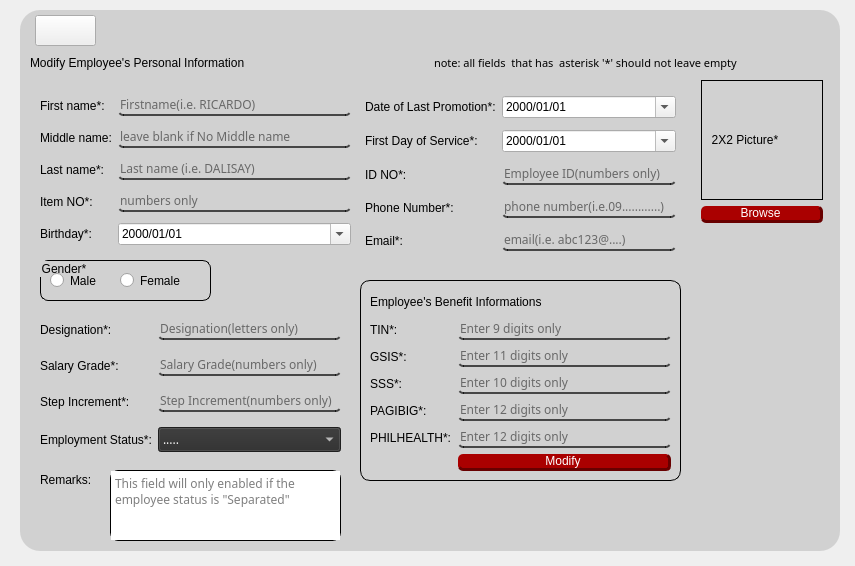
<?xml version="1.0" encoding="UTF-8"?>
<ui version="4.0">
 <class>MainWindow</class>
 <widget class="QMainWindow" name="MainWindow">
  <property name="geometry">
   <rect>
    <x>0</x>
    <y>0</y>
    <width>855</width>
    <height>566</height>
   </rect>
  </property>
  <property name="sizePolicy">
   <sizepolicy hsizetype="Preferred" vsizetype="Preferred">
    <horstretch>0</horstretch>
    <verstretch>0</verstretch>
   </sizepolicy>
  </property>
  <property name="minimumSize">
   <size>
    <width>0</width>
    <height>0</height>
   </size>
  </property>
  <property name="windowTitle">
   <string>Modify_Information</string>
  </property>
  <property name="windowIcon">
   <iconset resource="icons.qrc">
    <normaloff>:/iconss/header.png</normaloff>:/iconss/header.png</iconset>
  </property>
  <property name="windowOpacity">
   <double>1.000000000000000</double>
  </property>
  <property name="styleSheet">
   <string notr="true">*{
color:black;

}
#frameAdd_2{
background-color:rgb(250,250,250)
}
#frame_4{

background-color: rgb(0, 0, 0,32);
color:white;
border-radius:20px;
}
QLabel{
background:transparent;
}
#frame_8{
background:transparent;
border:1px solid black;
border-radius:10px;

}
#groupBox_7{
background:transparent;
border:1px solid black;
border-radius:8px
}
QLineEdit{
background:transparent;
border-bottom:2px solid  rgb(0,0,0,170);
border-radius:5px;
font-size:9pt;
font-family:century gothic;
}
QLineEdit:hover{
background-color: rgb(186, 186, 186);
}
#comboBox_3{
font-family:century gothic;
}
#pushmenuin1{
background-color: rgb(255, 255, 255,40);
}

#pushmenuin1:hover{
background-color: rgb(255, 255, 255);
}
#pushAdd{
background-color: rgb(170, 0, 0);
border-radius:5px;
border-bottom:3px solid rgb(104, 0, 0);
border-right:3px solid  rgb(104, 0, 0);
transition: all 1s;
color:white;
}
#pushAdd:hover{
background-color: rgb(255, 85, 0);
border-bottom:3px solid rgb(130, 43, 0);
border-right:3px solid rgb(130, 43, 0);
}
#pushbrowsepic{
background-color: rgb(170, 0, 0);
border-radius:5px;
border-bottom:3px solid rgb(104, 0, 0);
border-right:3px solid  rgb(104, 0, 0);
transition: all 1s;
color:white;
}
#pushbrowsepic:hover{
background-color: rgb(255, 85, 0);
border-bottom:3px solid rgb(130, 43, 0);
border-right:3px solid rgb(130, 43, 0);
}
#pushtakephoto{
background-color: rgb(170, 0, 0);
border-radius:5px;
border-bottom:3px solid rgb(104, 0, 0);
border-right:3px solid  rgb(104, 0, 0);
transition: all 1s;
color:white;
}
#pushtakephoto:hover{
background-color: rgb(255, 85, 0);
border-bottom:3px solid rgb(130, 43, 0);
border-right:3px solid rgb(130, 43, 0);
}
#textEdit{
border:1px solid black;
border-radius:8px;
font-size:9pt;
font-family:century gothic;

}
#label_2{
font-size:8pt;
font-family:century gothic,bold;

}</string>
  </property>
  <widget class="QWidget" name="centralwidget">
   <property name="styleSheet">
    <string notr="true">*{;
font: 10pt &quot;Impact&quot;;
color:black;

}
#frameAdd_2{
background-color:rgb(255,255,255)
}
#frame_4{

background-color: rgb(0, 0, 0,32);
color:white;
border-radius:20px;
}
QLabel{
background:transparent;
}
#frame_8{
background:transparent;
border:1px solid black;
border-radius:10px;

}
#groupBox_7{
background:transparent;
border:1px solid black;
border-radius:8px
}
QLineEdit{
background:transparent;
border-bottom:2px solid  rgb(0,0,0,170);
border-radius:5px;
font-size:9pt;
font-family:century gothic;
}
QLineEdit:hover{
background-color: rgb(186, 186, 186);
}
#comboBox_3{
font-family:century gothic;
}
#pushmenuin1{
background-color: rgb(255, 255, 255,40);
}

#pushmenuin1:hover{
background-color: rgb(255, 255, 255);
}
#pushAdd{
background-color: rgb(170, 0, 0);
border-radius:5px;
border-bottom:3px solid rgb(104, 0, 0);
border-right:3px solid  rgb(104, 0, 0);
transition: all 1s;
color:white;
}
#pushAdd:hover{
background-color: rgb(255, 85, 0);
border-bottom:3px solid rgb(130, 43, 0);
border-right:3px solid rgb(130, 43, 0);
}
#pushAddpic{
background-color: rgb(170, 0, 0);
border-radius:5px;
border-bottom:3px solid rgb(104, 0, 0);
border-right:3px solid  rgb(104, 0, 0);
transition: all 1s;
color:white;
}
#pushAddpic:hover{
background-color: rgb(255, 85, 0);
border-bottom:3px solid rgb(130, 43, 0);
border-right:3px solid rgb(130, 43, 0);
}
#pushtakephoto{
background-color: rgb(170, 0, 0);
border-radius:5px;
border-bottom:3px solid rgb(104, 0, 0);
border-right:3px solid  rgb(104, 0, 0);
transition: all 1s;
color:white;
}
#pushtakephoto:hover{
background-color: rgb(255, 85, 0);
border-bottom:3px solid rgb(130, 43, 0);
border-right:3px solid rgb(130, 43, 0);
}
#textEdit{
border:1px solid black;
border-radius:8px;
font-size:9pt;
font-family:century gothic;

}
#label_2{
font-size:8pt;
font-family:century gothic,bold;

}</string>
   </property>
   <widget class="QFrame" name="frame_4">
    <property name="geometry">
     <rect>
      <x>20</x>
      <y>10</y>
      <width>820</width>
      <height>541</height>
     </rect>
    </property>
    <property name="sizePolicy">
     <sizepolicy hsizetype="Maximum" vsizetype="Maximum">
      <horstretch>0</horstretch>
      <verstretch>0</verstretch>
     </sizepolicy>
    </property>
    <property name="minimumSize">
     <size>
      <width>820</width>
      <height>460</height>
     </size>
    </property>
    <property name="styleSheet">
     <string notr="true"/>
    </property>
    <widget class="QGroupBox" name="groupBox_7">
     <property name="geometry">
      <rect>
       <x>20</x>
       <y>250</y>
       <width>171</width>
       <height>41</height>
      </rect>
     </property>
     <property name="styleSheet">
      <string notr="true">font: 9pt &quot;Arial Black&quot;;</string>
     </property>
     <property name="title">
      <string>Gender*</string>
     </property>
     <widget class="QRadioButton" name="radioMale_3">
      <property name="geometry">
       <rect>
        <x>10</x>
        <y>10</y>
        <width>50</width>
        <height>21</height>
       </rect>
      </property>
      <property name="text">
       <string>Male</string>
      </property>
     </widget>
     <widget class="QRadioButton" name="radioFemale_3">
      <property name="geometry">
       <rect>
        <x>80</x>
        <y>10</y>
        <width>71</width>
        <height>21</height>
       </rect>
      </property>
      <property name="text">
       <string>Female</string>
      </property>
     </widget>
    </widget>
    <widget class="QFrame" name="frame_8">
     <property name="geometry">
      <rect>
       <x>340</x>
       <y>270</y>
       <width>321</width>
       <height>201</height>
      </rect>
     </property>
     <property name="styleSheet">
      <string notr="true"/>
     </property>
     <layout class="QGridLayout" name="gridLayout_3">
      <item row="3" column="0">
       <widget class="QLabel" name="label_64">
        <property name="styleSheet">
         <string notr="true">font: 9pt &quot;Arial Black&quot;;</string>
        </property>
        <property name="text">
         <string>SSS*:</string>
        </property>
       </widget>
      </item>
      <item row="2" column="0">
       <widget class="QLabel" name="label_63">
        <property name="styleSheet">
         <string notr="true">font: 9pt &quot;Arial Black&quot;;</string>
        </property>
        <property name="text">
         <string>GSIS*:</string>
        </property>
       </widget>
      </item>
      <item row="2" column="1">
       <widget class="QLineEdit" name="lineGsis_3">
        <property name="text">
         <string/>
        </property>
        <property name="placeholderText">
         <string>Enter 11 digits only</string>
        </property>
       </widget>
      </item>
      <item row="4" column="1">
       <widget class="QLineEdit" name="linePagibig_3">
        <property name="text">
         <string/>
        </property>
        <property name="placeholderText">
         <string>Enter 12 digits only</string>
        </property>
       </widget>
      </item>
      <item row="3" column="1">
       <widget class="QLineEdit" name="lineSss_3">
        <property name="text">
         <string/>
        </property>
        <property name="placeholderText">
         <string>Enter 10 digits only</string>
        </property>
       </widget>
      </item>
      <item row="4" column="0">
       <widget class="QLabel" name="label_65">
        <property name="styleSheet">
         <string notr="true">font: 9pt &quot;Arial Black&quot;;</string>
        </property>
        <property name="text">
         <string>PAGIBIG*:</string>
        </property>
       </widget>
      </item>
      <item row="5" column="0">
       <widget class="QLabel" name="label_66">
        <property name="styleSheet">
         <string notr="true">font: 9pt &quot;Arial Black&quot;;</string>
        </property>
        <property name="text">
         <string>PHILHEALTH*:</string>
        </property>
       </widget>
      </item>
      <item row="5" column="1">
       <widget class="QLineEdit" name="linePhil_3">
        <property name="text">
         <string/>
        </property>
        <property name="placeholderText">
         <string>Enter 12 digits only</string>
        </property>
       </widget>
      </item>
      <item row="6" column="1">
       <widget class="QPushButton" name="pushAdd">
        <property name="minimumSize">
         <size>
          <width>10</width>
          <height>0</height>
         </size>
        </property>
        <property name="cursor">
         <cursorShape>PointingHandCursor</cursorShape>
        </property>
        <property name="styleSheet">
         <string notr="true"/>
        </property>
        <property name="text">
         <string>Modify</string>
        </property>
       </widget>
      </item>
      <item row="0" column="0" colspan="2">
       <widget class="QLabel" name="label_67">
        <property name="styleSheet">
         <string notr="true">font: 11pt &quot;Arial Black&quot;;</string>
        </property>
        <property name="text">
         <string>Employee's Benefit Informations</string>
        </property>
       </widget>
      </item>
      <item row="1" column="0">
       <widget class="QLabel" name="label_62">
        <property name="styleSheet">
         <string notr="true">font: 9pt &quot;Arial Black&quot;;</string>
        </property>
        <property name="text">
         <string>TIN*:</string>
        </property>
       </widget>
      </item>
      <item row="1" column="1">
       <widget class="QLineEdit" name="lineTin_3">
        <property name="placeholderText">
         <string>Enter 9 digits only</string>
        </property>
       </widget>
      </item>
     </layout>
    </widget>
    <widget class="QWidget" name="layoutWidget">
     <property name="geometry">
      <rect>
       <x>10</x>
       <y>40</y>
       <width>801</width>
       <height>25</height>
      </rect>
     </property>
     <layout class="QGridLayout" name="gridLayout_7">
      <item row="0" column="0">
       <widget class="QLabel" name="label_70">
        <property name="styleSheet">
         <string notr="true">font: 12pt &quot;Arial Black&quot;;</string>
        </property>
        <property name="text">
         <string>Modify Employee's Personal Information</string>
        </property>
       </widget>
      </item>
      <item row="0" column="1">
       <widget class="QLabel" name="label_2">
        <property name="text">
         <string>note: all fields  that has  asterisk '*' should not leave empty</string>
        </property>
       </widget>
      </item>
     </layout>
    </widget>
    <widget class="QWidget" name="layoutWidget">
     <property name="geometry">
      <rect>
       <x>20</x>
       <y>80</y>
       <width>311</width>
       <height>161</height>
      </rect>
     </property>
     <layout class="QGridLayout" name="gridLayout_2">
      <item row="0" column="0">
       <widget class="QLabel" name="label_53">
        <property name="styleSheet">
         <string notr="true">font: 9pt &quot;Arial Black&quot;;</string>
        </property>
        <property name="text">
         <string>First name*:</string>
        </property>
       </widget>
      </item>
      <item row="4" column="1">
       <widget class="QDateEdit" name="dateEdit_3">
        <property name="cursor">
         <cursorShape>PointingHandCursor</cursorShape>
        </property>
        <property name="styleSheet">
         <string notr="true">font: 10pt &quot;Century Gothic&quot;;
font-color:black;</string>
        </property>
        <property name="displayFormat">
         <string>yyyy/MM/dd</string>
        </property>
        <property name="calendarPopup">
         <bool>true</bool>
        </property>
       </widget>
      </item>
      <item row="0" column="1">
       <widget class="QLineEdit" name="lineFirstname_3">
        <property name="placeholderText">
         <string>Firstname(i.e. RICARDO)</string>
        </property>
       </widget>
      </item>
      <item row="2" column="0">
       <widget class="QLabel" name="label_55">
        <property name="styleSheet">
         <string notr="true">font: 9pt &quot;Arial Black&quot;;</string>
        </property>
        <property name="text">
         <string>Last name*:</string>
        </property>
       </widget>
      </item>
      <item row="2" column="1">
       <widget class="QLineEdit" name="lineLastname_3">
        <property name="placeholderText">
         <string>Last name (i.e. DALISAY)</string>
        </property>
       </widget>
      </item>
      <item row="1" column="0">
       <widget class="QLabel" name="label_54">
        <property name="styleSheet">
         <string notr="true">font: 9pt &quot;Arial Black&quot;;</string>
        </property>
        <property name="text">
         <string>Middle name:</string>
        </property>
       </widget>
      </item>
      <item row="1" column="1">
       <widget class="QLineEdit" name="lineMid_3">
        <property name="placeholderText">
         <string>leave blank if No Middle name</string>
        </property>
       </widget>
      </item>
      <item row="3" column="0">
       <widget class="QLabel" name="label_72">
        <property name="styleSheet">
         <string notr="true">font: 9pt &quot;Arial Black&quot;;</string>
        </property>
        <property name="text">
         <string>Item NO*:</string>
        </property>
       </widget>
      </item>
      <item row="3" column="1">
       <widget class="QLineEdit" name="linePhone_9">
        <property name="placeholderText">
         <string>numbers only</string>
        </property>
       </widget>
      </item>
      <item row="4" column="0">
       <widget class="QLabel" name="label_56">
        <property name="styleSheet">
         <string notr="true">font: 9pt &quot;Arial Black&quot;;</string>
        </property>
        <property name="text">
         <string>Birthday*:</string>
        </property>
       </widget>
      </item>
     </layout>
    </widget>
    <widget class="QWidget" name="layoutWidget">
     <property name="geometry">
      <rect>
       <x>345</x>
       <y>80</y>
       <width>311</width>
       <height>171</height>
      </rect>
     </property>
     <layout class="QGridLayout" name="gridLayout_4">
      <item row="0" column="1">
       <widget class="QDateEdit" name="dateEdit">
        <property name="cursor">
         <cursorShape>PointingHandCursor</cursorShape>
        </property>
        <property name="styleSheet">
         <string notr="true">font: 10pt &quot;Century Gothic&quot;;
font-color: black;</string>
        </property>
        <property name="displayFormat">
         <string>yyyy/MM/dd</string>
        </property>
        <property name="calendarPopup">
         <bool>true</bool>
        </property>
       </widget>
      </item>
      <item row="0" column="0">
       <widget class="QLabel" name="label_60">
        <property name="styleSheet">
         <string notr="true">font: 9pt &quot;Arial Black&quot;;</string>
        </property>
        <property name="text">
         <string>Date of Last Promotion*:</string>
        </property>
       </widget>
      </item>
      <item row="1" column="0">
       <widget class="QLabel" name="label_73">
        <property name="styleSheet">
         <string notr="true">font: 9pt &quot;Arial Black&quot;;</string>
        </property>
        <property name="text">
         <string>First Day of Service*:</string>
        </property>
       </widget>
      </item>
      <item row="1" column="1">
       <widget class="QDateEdit" name="dateEdit_2">
        <property name="styleSheet">
         <string notr="true">font: 10pt &quot;Century Gothic&quot;;
font-color:black;</string>
        </property>
        <property name="displayFormat">
         <string>yyyy/MM/dd</string>
        </property>
        <property name="calendarPopup">
         <bool>true</bool>
        </property>
       </widget>
      </item>
      <item row="2" column="1">
       <widget class="QLineEdit" name="linePhone_8">
        <property name="placeholderText">
         <string>Employee ID(numbers only)</string>
        </property>
       </widget>
      </item>
      <item row="2" column="0">
       <widget class="QLabel" name="label_71">
        <property name="styleSheet">
         <string notr="true">font: 9pt &quot;Arial Black&quot;;</string>
        </property>
        <property name="text">
         <string>ID NO*:</string>
        </property>
       </widget>
      </item>
      <item row="4" column="0">
       <widget class="QLabel" name="label_68">
        <property name="styleSheet">
         <string notr="true">font: 9pt &quot;Arial Black&quot;;</string>
        </property>
        <property name="text">
         <string>Email*:</string>
        </property>
       </widget>
      </item>
      <item row="3" column="0">
       <widget class="QLabel" name="label_69">
        <property name="styleSheet">
         <string notr="true">font: 9pt &quot;Arial Black&quot;;</string>
        </property>
        <property name="text">
         <string>Phone Number*:</string>
        </property>
       </widget>
      </item>
      <item row="3" column="1">
       <widget class="QLineEdit" name="linePhone_7">
        <property name="placeholderText">
         <string>phone number(i.e.09............)</string>
        </property>
       </widget>
      </item>
      <item row="4" column="1">
       <widget class="QLineEdit" name="lineEmail_3">
        <property name="placeholderText">
         <string>email(i.e. abc123@....)</string>
        </property>
       </widget>
      </item>
     </layout>
    </widget>
    <widget class="QWidget" name="layoutWidget">
     <property name="geometry">
      <rect>
       <x>20</x>
       <y>300</y>
       <width>301</width>
       <height>151</height>
      </rect>
     </property>
     <layout class="QGridLayout" name="gridLayout">
      <item row="1" column="0">
       <widget class="QLabel" name="label_58">
        <property name="styleSheet">
         <string notr="true">font: 9pt &quot;Arial Black&quot;;</string>
        </property>
        <property name="text">
         <string>Salary Grade*:</string>
        </property>
       </widget>
      </item>
      <item row="1" column="1">
       <widget class="QLineEdit" name="lineSalaryg_3">
        <property name="placeholderText">
         <string>Salary Grade(numbers only)</string>
        </property>
       </widget>
      </item>
      <item row="0" column="1">
       <widget class="QLineEdit" name="lineDesignation_3">
        <property name="placeholderText">
         <string>Designation(letters only)</string>
        </property>
       </widget>
      </item>
      <item row="0" column="0">
       <widget class="QLabel" name="label_57">
        <property name="styleSheet">
         <string notr="true">font: 9pt &quot;Arial Black&quot;;</string>
        </property>
        <property name="text">
         <string>Designation*:</string>
        </property>
       </widget>
      </item>
      <item row="2" column="1">
       <widget class="QLineEdit" name="lineStepincre_3">
        <property name="placeholderText">
         <string>Step Increment(numbers only)</string>
        </property>
       </widget>
      </item>
      <item row="2" column="0">
       <widget class="QLabel" name="label_59">
        <property name="styleSheet">
         <string notr="true">font: 9pt &quot;Arial Black&quot;;</string>
        </property>
        <property name="text">
         <string>Step Increment*:</string>
        </property>
       </widget>
      </item>
      <item row="3" column="1">
       <widget class="QComboBox" name="comboBox_3">
        <property name="minimumSize">
         <size>
          <width>10</width>
          <height>0</height>
         </size>
        </property>
        <property name="cursor">
         <cursorShape>PointingHandCursor</cursorShape>
        </property>
        <property name="styleSheet">
         <string notr="true">font: 10pt &quot;MS Shell Dlg 2&quot;;
color: rgb(255, 255, 255);
background-color: rgb(44, 44, 44);</string>
        </property>
        <item>
         <property name="text">
          <string>.....</string>
         </property>
        </item>
        <item>
         <property name="text">
          <string>TEACHING PERSONNEL</string>
         </property>
        </item>
        <item>
         <property name="text">
          <string>NON-TEACHING PERSONNEL</string>
         </property>
        </item>
        <item>
         <property name="text">
          <string>PART TIME</string>
         </property>
        </item>
        <item>
         <property name="text">
          <string>CONTRACT OF SERVICE</string>
         </property>
        </item>
        <item>
         <property name="text">
          <string>SEPARATED</string>
         </property>
        </item>
       </widget>
      </item>
      <item row="3" column="0">
       <widget class="QLabel" name="label_61">
        <property name="styleSheet">
         <string notr="true">font: 9pt &quot;Arial Black&quot;;</string>
        </property>
        <property name="text">
         <string>Employment Status*:</string>
        </property>
       </widget>
      </item>
     </layout>
    </widget>
    <widget class="QWidget" name="layoutWidget">
     <property name="geometry">
      <rect>
       <x>681</x>
       <y>70</y>
       <width>122</width>
       <height>404</height>
      </rect>
     </property>
     <layout class="QGridLayout" name="gridLayout_8">
      <item row="1" column="0">
       <widget class="QPushButton" name="pushbrowsepic">
        <property name="cursor">
         <cursorShape>PointingHandCursor</cursorShape>
        </property>
        <property name="styleSheet">
         <string notr="true">font: 8pt &quot;Impact&quot;;
color: rgb(255, 255, 255);</string>
        </property>
        <property name="text">
         <string>Browse</string>
        </property>
       </widget>
      </item>
      <item row="0" column="0">
       <widget class="QLabel" name="label">
        <property name="minimumSize">
         <size>
          <width>120</width>
          <height>120</height>
         </size>
        </property>
        <property name="styleSheet">
         <string notr="true">font: 9pt &quot;Arial Black&quot;;</string>
        </property>
        <property name="frameShape">
         <enum>QFrame::Box</enum>
        </property>
        <property name="text">
         <string>  2X2 Picture*</string>
        </property>
        <property name="scaledContents">
         <bool>true</bool>
        </property>
       </widget>
      </item>
      <item row="2" column="0">
       <spacer name="verticalSpacer_4">
        <property name="orientation">
         <enum>Qt::Vertical</enum>
        </property>
        <property name="sizeHint" stdset="0">
         <size>
          <width>20</width>
          <height>228</height>
         </size>
        </property>
       </spacer>
      </item>
     </layout>
    </widget>
    <widget class="QPushButton" name="pushButton">
     <property name="geometry">
      <rect>
       <x>15</x>
       <y>5</y>
       <width>61</width>
       <height>31</height>
      </rect>
     </property>
     <property name="cursor">
      <cursorShape>PointingHandCursor</cursorShape>
     </property>
     <property name="toolTip">
      <string>Back to Main Page</string>
     </property>
     <property name="toolTipDuration">
      <number>-1</number>
     </property>
     <property name="text">
      <string/>
     </property>
     <property name="icon">
      <iconset>
       <normaloff>backbtn.png</normaloff>backbtn.png</iconset>
     </property>
     <property name="iconSize">
      <size>
       <width>48</width>
       <height>48</height>
      </size>
     </property>
     <property name="shortcut">
      <string>Esc</string>
     </property>
    </widget>
    <widget class="QTextEdit" name="textEdit">
     <property name="geometry">
      <rect>
       <x>90</x>
       <y>460</y>
       <width>231</width>
       <height>71</height>
      </rect>
     </property>
     <property name="placeholderText">
      <string>This field will only enabled if the employee status is &quot;Separated&quot;</string>
     </property>
    </widget>
    <widget class="QLabel" name="label_74">
     <property name="geometry">
      <rect>
       <x>20</x>
       <y>460</y>
       <width>81</width>
       <height>20</height>
      </rect>
     </property>
     <property name="styleSheet">
      <string notr="true">font: 9pt &quot;Arial Black&quot;;</string>
     </property>
     <property name="text">
      <string>Remarks:</string>
     </property>
    </widget>
   </widget>
  </widget>
 </widget>
 <resources>
  <include location="icons.qrc"/>
 </resources>
 <connections/>
</ui>
